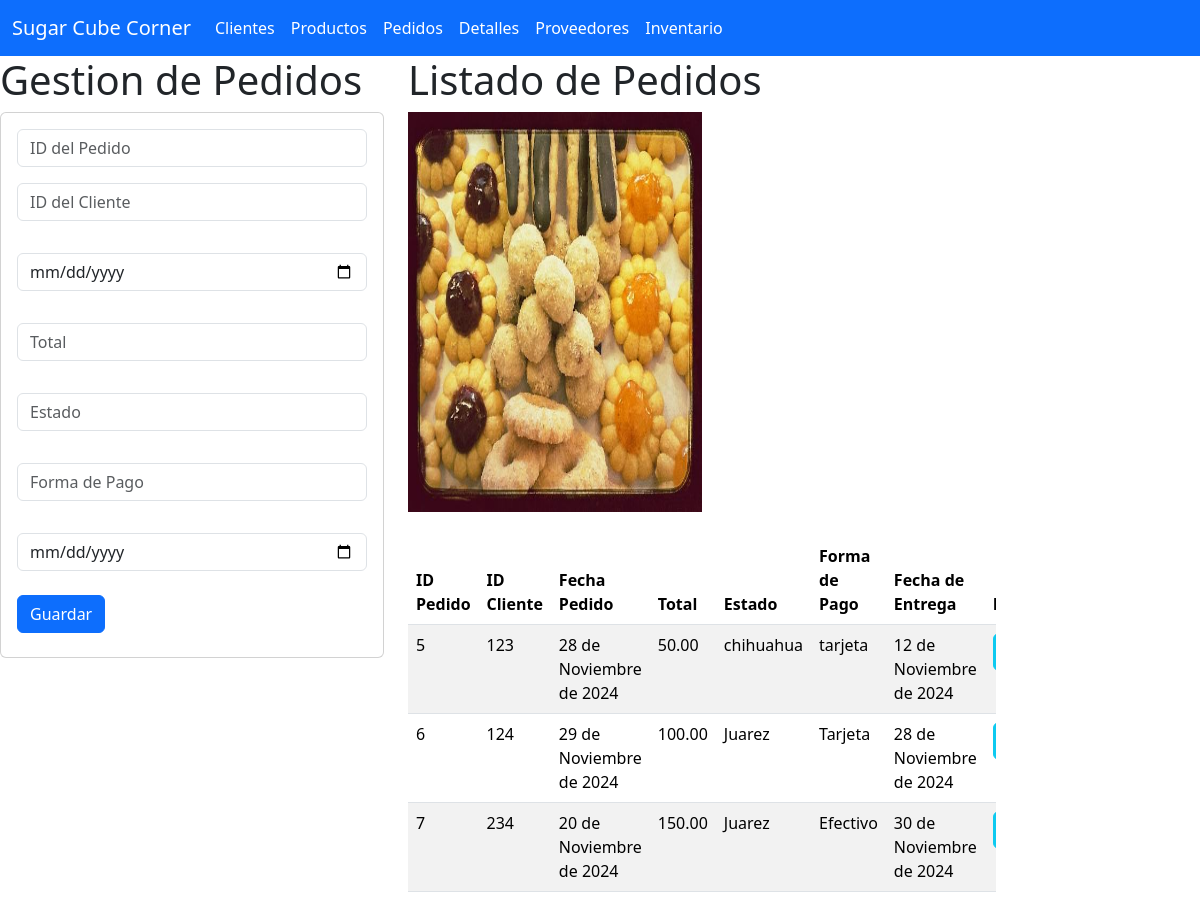
Screenshot of /pedido with the database file from the repository.
### TPedidos_app/models.py (models this page shows, shortened)
class TPedido(models.Model):
    pedidoid = models.IntegerField(primary_key=True)
    clienteid = models.ForeignKey(TCliente, on_delete=models.CASCADE)
    fechapedido = models.DateField()
    total = models.DecimalField(max_digits=7,decimal_places=2)
    estado = models.CharField(max_length=50)
    formpago = models.CharField(max_length=50)
    fechaentrega = models.DateField()

### TClientes_app/models.py (models this page shows, shortened)
class TCliente(models.Model):
    clienteid=models.IntegerField(primary_key=True)
    nombre=models.CharField(max_length=100)
    correo=models.CharField(max_length=100)
    telefono=models.CharField(max_length=15)
    direccion=models.CharField(max_length=255)
    fecharegistro=models.DateField(null=False,blank=False)

### TPedidos_app/views.py (the view)
# urls.py: path("pedido", views.inicio_vistaPedidos, name="inicio_vistaPedidos"),
def inicio_vistaPedidos(request):
    lospedidos = TPedido.objects.all()
    return render(request, "gestionarPedido.html", {"mispedidos": lospedidos})

### TPedidos_app/templates/gestionarPedido.html (shortened to what this page needs)
{% extends "base.html" %}
{% load static %}
{% block cuerpo %}
<div class="row">
<div class="col-sm-12 col-md-4 col-lg-4 col-xl-4">
<h1>Gestion de Pedidos</h1>
<div class="card">
  <div class="card-body">
    <form action="/registrarPedido/" method="POST">{% csrf_token %}
      <div class="form-group">
        <input type="number" id="numid" name="numid" class="form-control"
          placeholder="ID del Pedido" maxlength="6" required>
        </div>
        <div class="form-group py-3">
          <input type="number" id="clienteid" name="clienteid" class="form-control"
          placeholder="ID del Cliente" required>
        </div>
        <div class="form-group py-3">
          <input type="date" id="datepedido" name="datepedido" class="form-control"
          placeholder="Fecha del Pedido" required>
        </div>
        <div class="form-group py-3">
          <input type="number" step="0.01" id="decimaltotal" name="decimaltotal" class="form-control"
          placeholder="Total" maxlength="7" required>
        </div>
        <div class="form-group py-3">
          <input type="text" id="txtestado" name="txtestado" class="form-control"
          placeholder="Estado" maxlength="50" required>
        </div>
        <div class="form-group py-3">
          <input type="text" id="txtformpago" name="txtformpago" class="form-control"
          placeholder="Forma de Pago" maxlength="50" required>
        </div>
        <div class="form-group py-3">
          <input type="date" id="dateentrega" name="dateentrega" class="form-control"
          placeholder="Fecha de Entrega" required>
        </div>
      <div class="form-group py-2">
        <button type="submit" class="btn btn-primary">Guardar</button>
      </div>
    </form>
  </div>
</div>
</div>
<div class="col-sm-12 col-md-4 col-lg-4 col-xl-6">
<h1>Listado de Pedidos</h1>
<img class="w-50" src="{% static 'img/fondo4.jpg' %}" alt="pedidos" width="400" height="400">
<br>
<br>
<div class="table-responsive">
    <table class="table table-striped">
        <thead>
          <tr>
            <th scope="col">ID Pedido</th>
            <th scope="col">ID Cliente</th>
            <th scope="col">Fecha Pedido</th>
            <th scope="col">Total</th>
            <th scope="col">Estado</th>
            <th scope="col">Forma de Pago</th>
            <th scope="col">Fecha de Entrega</th>
            <th colspan="2">Botones</th>
          </tr>
        </thead>
        <tbody>
            {% for m in mispedidos %}
            <tr>
                <td>{{m.pedidoid}}</td>
                <td>{{m.clienteid.clienteid}}</td>
                <td>{{m.fechapedido}}</td>
                <td>{{m.total}}</td>
                <td>{{m.estado}}</td>
                <td>{{m.formpago}}</td>
                <td>{{m.fechaentrega}}</td>
                <td><a href="seleccionarPedido/{{m.pedidoid}}" class="btn btn-info">Editar</a></td>
            </tr>
            {% endfor %}
        </tbody>
      </table>
</div>
</div>
</div>
{% endblock %}

### rows the page displays
TPedido: pedidoid "5", clienteid.clienteid "123", fechapedido "28 de Noviembre de 2024", total "50.00", estado "chihuahua", formpago "tarjeta", fechaentrega "12 de Noviembre de 2024"
TPedido: pedidoid "6", clienteid.clienteid "124", fechapedido "29 de Noviembre de 2024", total "100.00", estado "Juarez", formpago "Tarjeta", fechaentrega "28 de Noviembre de 2024"
TPedido: pedidoid "7", clienteid.clienteid "234", fechapedido "20 de Noviembre de 2024", total "150.00", estado "Juarez", formpago "Efectivo", fechaentrega "30 de Noviembre de 2024"
